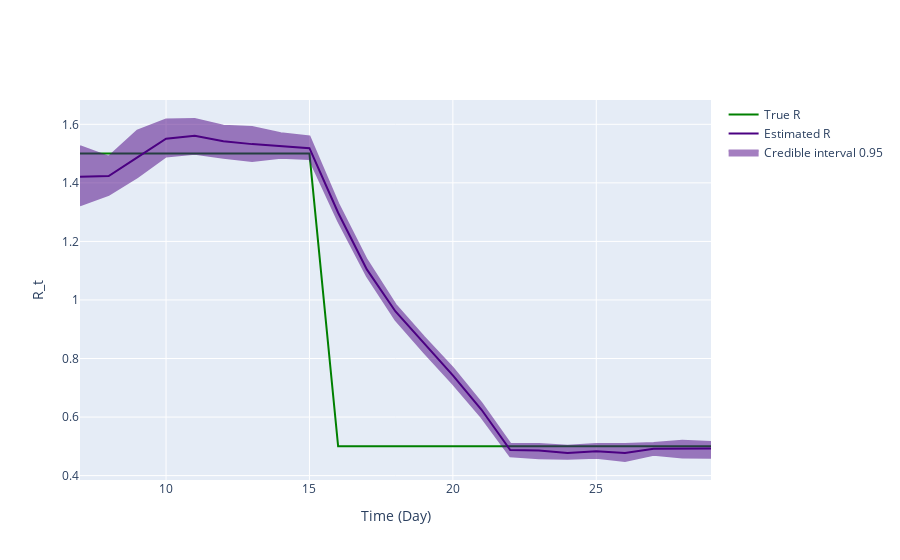

The notebook cell saved with this chart:
### Markdown cell above
## Inference plot using class method results

### Code cell
fig = ReproductionNumberPlot()

fig.add_ground_truth_rt(ground_truth)
fig.add_interval_rt(new_intervals)

fig.update_labels(time_label='Time (Day)', r_label='R_t')

fig.show_figure()

### Figure 1 — Plotly figure (JSON) as saved in the notebook; plotly's stock layout.template omitted (floating-point values rounded to 4 significant figures)
{"data": [{"line": {"color": "green"}, "mode": "lines", "name": "True R", "type": "scatter", "x": [7, 8, 9, 10, 11, 12, 13, 14, 15, 16, 17, 18, 19, 20, 21, 22, 23, 24, 25, 26, 27, 28, 29], "y": [1.5, 1.5, 1.5, 1.5, 1.5, 1.5, 1.5, 1.5, 1.5, 0.5, 0.5, 0.5, 0.5, 0.5, 0.5, 0.5, 0.5, 0.5, 0.5, 0.5, 0.5, 0.5, 0.5]}, {"line": {"color": "indigo"}, "mode": "lines", "name": "Estimated R", "type": "scatter", "x": [7, 8, 9, 10, 11, 12, 13, 14, 15, 16, 17, 18, 19, 20, 21, 22, 23, 24, 25, 26, 27, 28, 29], "y": [1.421, 1.424, 1.487, 1.551, 1.561, 1.542, 1.532, 1.525, 1.519, 1.298, 1.104, 0.9606, 0.8521, 0.7425, 0.6249, 0.4876, 0.4855, 0.4772, 0.4831, 0.477, 0.4917, 0.4931, 0.4928]}, {"fill": "toself", "fillcolor": "indigo", "line": {"color": "indigo"}, "mode": "lines", "name": "Credible interval 0.95", "opacity": 0.5, "type": "scatter", "x": [7, 8, 9, 10, 11, 12, 13, 14, 15, 16, 17, 18, 19, 20, 21, 22, 23, 24, 25, 26, 27, 28, 29, 29, 28, 27, 26, 25, 24, 23, 22, 21, 20, 19, 18, 17, 16, 15, 14, 13, 12, 11, 10, 9, 8, 7], "y": [1.525, 1.489, 1.579, 1.616, 1.618, 1.595, 1.591, 1.569, 1.559, 1.33, 1.137, 0.984, 0.873, 0.7679, 0.6477, 0.5091, 0.5083, 0.5021, 0.5083, 0.5076, 0.5114, 0.5186, 0.5146, 0.4608, 0.4615, 0.4712, 0.4499, 0.461, 0.4575, 0.4595, 0.4664, 0.5991, 0.7138, 0.8204, 0.9321, 1.082, 1.269, 1.481, 1.486, 1.474, 1.485, 1.499, 1.49, 1.419, 1.359, 1.323]}], "layout": {"hovermode": "x unified", "xaxis": {"title": {"text": "Time (Day)"}}, "yaxis": {"title": {"text": "R_t"}}}}
